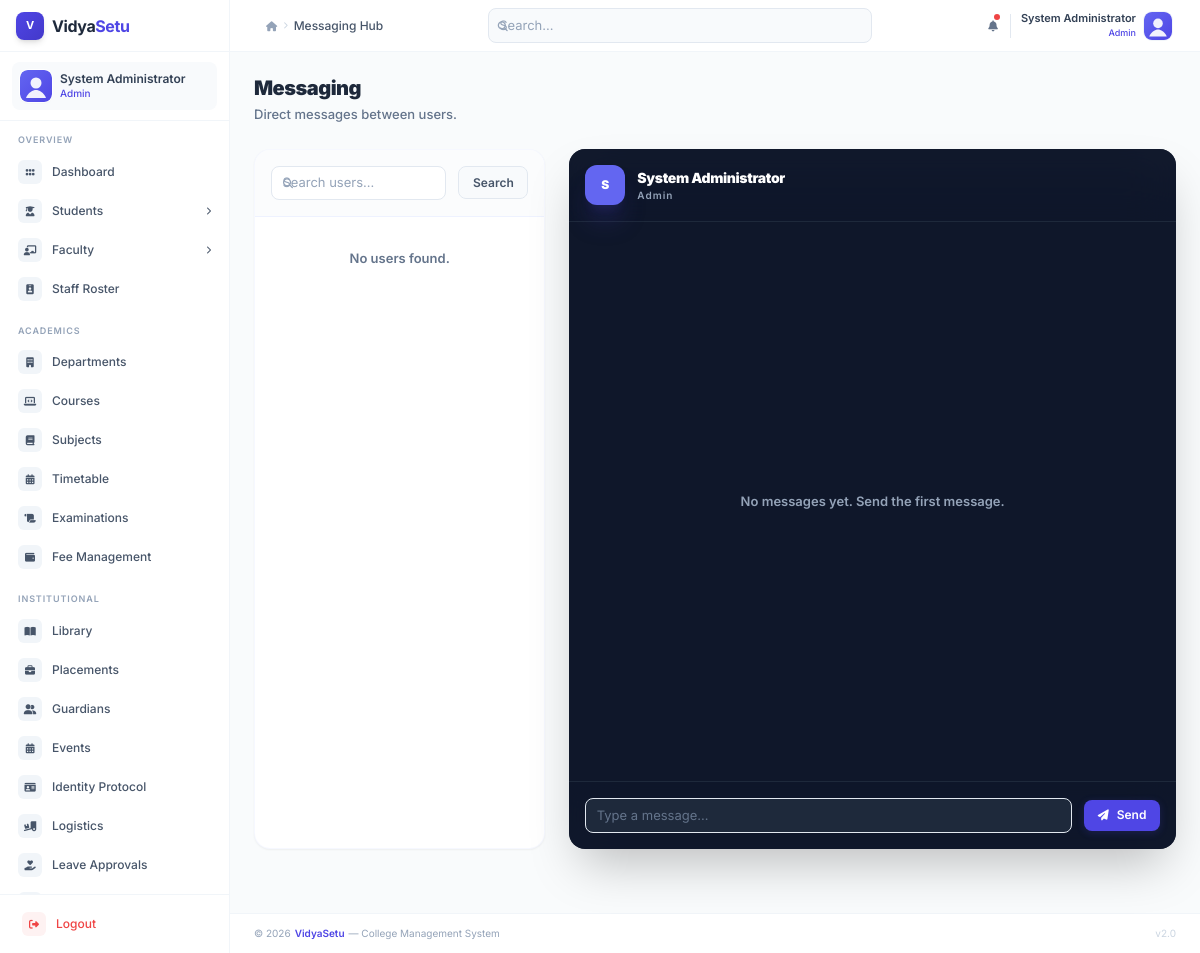
Screenshot of /admin/messaging.php?user=1 (signed in) with the database file from the repository.
### tables this page shows
CREATE TABLE `users` (
  `id` int(11) NOT NULL AUTO_INCREMENT,
  `username` varchar(50) NOT NULL UNIQUE,
  `email` varchar(100) NOT NULL UNIQUE,
  `password` varchar(255) NOT NULL,
  `role` enum('admin','student','teacher','librarian','accountant','staff','parent') NOT NULL,
  `full_name` varchar(100) NOT NULL,
  `profile_pic` varchar(255) DEFAULT 'default_profile.svg',
  `phone` varchar(15) DEFAULT NULL,
  `address` text DEFAULT NULL,
  `status` enum('active','inactive') DEFAULT 'active',
  `created_at` timestamp DEFAULT CURRENT_TIMESTAMP,
  `updated_at` timestamp DEFAULT CURRENT_TIMESTAMP ON UPDATE CURRENT_TIMESTAMP,
  PRIMARY KEY (`id`)
);

### admin/messaging.php (the view, shortened to what this page needs)
<?php
$me = (int) ($_SESSION['user_id'] ?? 0);
$selected_user_id = isset($_GET['user']) ? (int) $_GET['user'] : 0;
require_once 'includes/header.php';
$search = isset($_GET['q']) ? trim($_GET['q']) : '';
$params = [$me];
$where = "u.id <> ?";
$stmt_contacts = $pdo->prepare("
    SELECT u.id, u.full_name, u.role,
           COALESCE(m.last_message, '') as last_message,
           m.last_at,
           COALESCE(unread.unread_count, 0) as unread_count
    FROM users u
    LEFT JOIN (
        SELECT other_id,
               SUBSTRING_INDEX(GROUP_CONCAT(message ORDER BY created_at DESC SEPARATOR '\\n'), '\\n', 1) AS last_message,
               MAX(created_at) AS last_at
        FROM (
            SELECT CASE
                WHEN sender_id = ? THEN receiver_id
                ELSE sender_id
            END AS other_id, message, created_at
            FROM messages
            WHERE sender_id = ? OR receiver_id = ?
        ) t
        GROUP BY other_id
    ) m ON m.other_id = u.id
    LEFT JOIN (
        SELECT sender_id AS other_id, COUNT(*) AS unread_count
        FROM messages
        WHERE receiver_id = ? AND is_read = 0
        GROUP BY sender_id
    ) unread ON unread.other_id = u.id
    WHERE $where
    ORDER BY (m.last_at IS NULL) ASC, m.last_at DESC, u.full_name ASC
");
$stmt_contacts->execute(array_merge([$me, $me, $me, $me], $params));
$contacts = $stmt_contacts->fetchAll();
$selected_user = null;
if ($selected_user_id > 0) {
    $stmt_sel = $pdo->prepare("SELECT id, full_name, role FROM users WHERE id = ? LIMIT 1");
    $stmt_sel->execute([$selected_user_id]);
    $selected_user = $stmt_sel->fetch();
}
$messages = [];
if ($selected_user) {
    $stmt_msgs = $pdo->prepare("
        SELECT id, sender_id, receiver_id, message, created_at
        FROM messages
        WHERE (sender_id = ? AND receiver_id = ?) OR (sender_id = ? AND receiver_id = ?)
        ORDER BY created_at ASC
        LIMIT 300
    ");
    $stmt_msgs->execute([$me, $selected_user_id, $selected_user_id, $me]);
    $messages = $stmt_msgs->fetchAll();
}
?>
<div class="max-w-7xl mx-auto flex flex-col h-full">
    <div class="flex items-center justify-between mb-6">
        <div>
            <h2 class="text-2xl font-black text-slate-800 tracking-tight">Messaging</h2>
            <p class="text-slate-500 font-medium mt-1">Direct messages between users.</p>
        </div>
    </div>
    <div class="grid grid-cols-1 lg:grid-cols-3 gap-6 h-[700px] mb-10 animate__animated animate__fadeInUp">
        <div class="bg-white rounded-2xl shadow-sm border border-indigo-100/30 overflow-hidden flex flex-col">
            <div class="p-4 border-b border-indigo-50 bg-slate-50/50">
                <form method="GET" class="flex items-center gap-3">
                    <div class="relative flex-1">
                        <i class="fas fa-search absolute left-3 top-1/2 -translate-y-1/2 text-slate-400 text-[10px]"></i>
                        <input type="text" name="q" value="<?php echo htmlspecialchars($search); ?>" placeholder="Search users..."
                            class="w-full pl-8 pr-3 py-2.5 bg-white border border-slate-200 rounded-xl text-[12px] placeholder-slate-400 focus:border-primary-300 focus:ring-1 focus:ring-primary-100 transition-all outline-none">
                    </div>
                    <button class="btn btn-secondary" type="submit">Search</button>
                </form>
            </div>
            <div class="flex-1 overflow-y-auto py-2 sidebar-scroll">
                <?php if (empty($contacts)): ?>
                    <div class="p-6 text-slate-500 text-center">
                        <p class="font-semibold">No users found.</p>
                    </div>
                <?php endif; ?>
            </div>
        </div>
        <div class="lg:col-span-2 bg-slate-900 rounded-2xl shadow-2xl flex flex-col overflow-hidden relative">
            <div class="p-4 border-b border-slate-800 bg-slate-900/50 backdrop-blur-xl flex items-center justify-between z-10 sticky top-0">
                <div class="flex items-center gap-3 min-w-0">
                    <div class="w-10 h-10 bg-indigo-500 rounded-xl flex items-center justify-center text-white font-black text-[12px] shadow-xl shadow-indigo-900/40">
                        <?php echo $selected_user ? htmlspecialchars(strtoupper(substr($selected_user['full_name'], 0, 1))) : '—'; ?>
                    </div>
                    <div class="min-w-0">
                        <h4 class="text-[14px] font-black text-white tracking-tight truncate">
                            <?php echo $selected_user ? htmlspecialchars($selected_user['full_name']) : 'Select a user'; ?>
                        </h4>
                        <div class="flex items-center gap-2 text-[10px] font-semibold text-slate-400 uppercase tracking-widest">
                            <span class="capitalize"><?php echo $selected_user ? htmlspecialchars($selected_user['role']) : ''; ?></span>
                        </div>
                    </div>
                </div>
            </div>
            <div class="flex-1 overflow-y-auto p-4 custom-scroll space-y-4" id="chat-scroll">
                <?php if (!$selected_user): ?>
                    <div class="h-full flex items-center justify-center text-slate-400">
                        <p class="font-semibold">Select a user to start messaging.</p>
                    </div>
                <?php elseif (empty($messages)): ?>
                    <div class="h-full flex items-center justify-center text-slate-400">
                        <p class="font-semibold">No messages yet. Send the first message.</p>
                    </div>
                <?php endif; ?>
            </div>
            <div class="p-4 border-t border-slate-800 bg-slate-900/50 backdrop-blur-xl z-10">
                <form method="POST" class="flex items-center gap-3">
                    <input type="text" name="message" autocomplete="off" <?php echo $selected_user ? 'required' : 'disabled'; ?>
                        placeholder="<?php echo $selected_user ? 'Type a message…' : 'Select a user first…'; ?>"
                        class="flex-1 bg-slate-800 border border-slate-700 rounded-xl px-4 py-3 text-[13px] text-white placeholder-slate-500 focus:outline-none focus:border-indigo-500">
                    <button type="submit" class="btn btn-primary <?php echo $selected_user ? '' : 'opacity-50 cursor-not-allowed'; ?>" <?php echo $selected_user ? '' : 'disabled'; ?>>
                        <i class="fas fa-paper-plane text-[11px] mr-2"></i>Send
                    </button>
                </form>
            </div>
        </div>
    </div>
</div>
<?php require_once 'includes/footer.php'; ?>

### assets/css/style.css (style rules this page uses)
:root { --primary: #4F46E5; --primary-light: #6366F1; --primary-dark: #4338CA; --accent: #F43F5E; --success: #10B981; --warning: #F59E0B; --danger: #EF4444; --background: #F8FAFC; --card-bg: #FFFFFF; --text-main: #1E293B; --text-muted: #64748B; --border-color: #F1F5F9; }
*, *::before, *::after { box-sizing: border-box; }
body { font-family: 'Inter', -apple-system, BlinkMacSystemFont, 'Segoe UI', Roboto, sans-serif; background-color: var(--background); color: var(--text-main); font-size: 13px; line-height: 1.5; -webkit-font-smoothing: antialiased; -moz-osx-font-smoothing: grayscale; }
input:not([type="checkbox"]):not([type="radio"]), select, textarea { border: 1px solid #E2E8F0; border-radius: 0.5rem; padding: 0.4rem 0.65rem; font-size: 0.8125rem; transition: border-color 0.15s, box-shadow 0.15s; font-family: 'Inter', sans-serif; }
.admin-compact .text-2xl { font-size: 1.25rem !important; line-height: 1.25 !important; }
.btn { display:inline-flex; align-items:center; justify-content:center; padding:0.4rem 0.85rem; font-size:0.75rem; font-weight:600; border-radius:0.5rem; transition:all 0.15s; cursor:pointer; border:none; font-family:'Inter',sans-serif; }
.btn-primary { background:var(--primary); color:white; box-shadow:0 2px 8px rgba(79,70,229,0.2); }
.btn-secondary { background:#F8FAFC; color:#475569; border:1px solid #E2E8F0; }

### rows the page displays
users: full_name "S", full_name "System Administrator", role "Admin"

### other values shown
$_SESSION['full_name'] "System Administrator"
$_SESSION['role'] "Admin"
$link[2] "Departments"
$link[2] "Courses"
$link[2] "Subjects"
$link[2] "Timetable"
$link[2] "Examinations"
$link[2] "Fee Management"
$link[2] "Library"
$link[2] "Placements"
$link[2] "Guardians"
$link[2] "Events"
$link[2] "Identity Protocol"
$link[2] "Logistics"
$link[2] "Leave Approvals"
